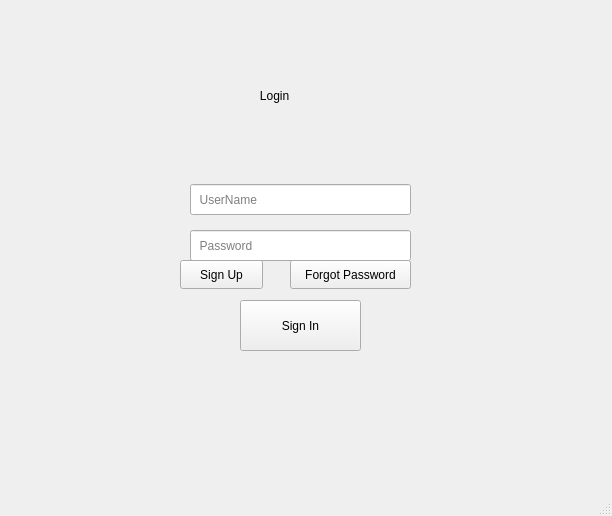
<?xml version="1.0" encoding="UTF-8"?>
<ui version="4.0">
 <class>MainWindow</class>
 <widget class="QMainWindow" name="MainWindow">
  <property name="geometry">
   <rect>
    <x>0</x>
    <y>0</y>
    <width>612</width>
    <height>516</height>
   </rect>
  </property>
  <property name="windowTitle">
   <string>MainWindow</string>
  </property>
  <widget class="QWidget" name="centralwidget">
   <widget class="QLineEdit" name="lineEdit_UserName">
    <property name="geometry">
     <rect>
      <x>190</x>
      <y>184</y>
      <width>221</width>
      <height>31</height>
     </rect>
    </property>
    <property name="toolTipDuration">
     <number>-1</number>
    </property>
    <property name="layoutDirection">
     <enum>Qt::LeftToRight</enum>
    </property>
    <property name="text">
     <string/>
    </property>
    <property name="cursorPosition">
     <number>0</number>
    </property>
    <property name="placeholderText">
     <string>  UserName</string>
    </property>
   </widget>
   <widget class="QLineEdit" name="lineEdit_Password">
    <property name="geometry">
     <rect>
      <x>190</x>
      <y>230</y>
      <width>221</width>
      <height>31</height>
     </rect>
    </property>
    <property name="acceptDrops">
     <bool>true</bool>
    </property>
    <property name="echoMode">
     <enum>QLineEdit::Password</enum>
    </property>
    <property name="cursorPosition">
     <number>0</number>
    </property>
    <property name="placeholderText">
     <string>  Password</string>
    </property>
   </widget>
   <widget class="QLabel" name="label">
    <property name="geometry">
     <rect>
      <x>378</x>
      <y>184</y>
      <width>38</width>
      <height>32</height>
     </rect>
    </property>
    <property name="styleSheet">
     <string notr="true">image: url(:/Login/login4.png);</string>
    </property>
    <property name="text">
     <string/>
    </property>
   </widget>
   <widget class="QLabel" name="label_Password">
    <property name="geometry">
     <rect>
      <x>380</x>
      <y>230</y>
      <width>31</width>
      <height>31</height>
     </rect>
    </property>
    <property name="styleSheet">
     <string notr="true">image: url(:/Login/Login5.png);</string>
    </property>
    <property name="text">
     <string/>
    </property>
   </widget>
   <widget class="QLabel" name="label_Login">
    <property name="geometry">
     <rect>
      <x>220</x>
      <y>0</y>
      <width>211</width>
      <height>191</height>
     </rect>
    </property>
    <property name="styleSheet">
     <string notr="true">image: url(:/Login/Login12.png);
font: 18pt &quot;Segoe UI&quot;;</string>
    </property>
    <property name="text">
     <string>            Login  </string>
    </property>
   </widget>
   <widget class="QLabel" name="label_Rain">
    <property name="geometry">
     <rect>
      <x>290</x>
      <y>-10</y>
      <width>321</width>
      <height>481</height>
     </rect>
    </property>
    <property name="styleSheet">
     <string notr="true">image: url(:/Login/Login11.png);</string>
    </property>
    <property name="text">
     <string/>
    </property>
   </widget>
   <widget class="QPushButton" name="pushButton_Signup">
    <property name="geometry">
     <rect>
      <x>180</x>
      <y>260</y>
      <width>83</width>
      <height>29</height>
     </rect>
    </property>
    <property name="cursor">
     <cursorShape>PointingHandCursor</cursorShape>
    </property>
    <property name="styleSheet">
     <string notr="true">gridline-color: rgb(170, 0, 0);</string>
    </property>
    <property name="text">
     <string>Sign Up</string>
    </property>
   </widget>
   <widget class="QPushButton" name="pushButton_Forgotpassword">
    <property name="geometry">
     <rect>
      <x>290</x>
      <y>260</y>
      <width>121</width>
      <height>29</height>
     </rect>
    </property>
    <property name="cursor">
     <cursorShape>PointingHandCursor</cursorShape>
    </property>
    <property name="styleSheet">
     <string notr="true">gridline-color: rgb(170, 0, 0);</string>
    </property>
    <property name="text">
     <string>Forgot Password</string>
    </property>
   </widget>
   <widget class="QPushButton" name="pushButton_SignIn">
    <property name="geometry">
     <rect>
      <x>240</x>
      <y>300</y>
      <width>121</width>
      <height>51</height>
     </rect>
    </property>
    <property name="cursor">
     <cursorShape>PointingHandCursor</cursorShape>
    </property>
    <property name="text">
     <string>Sign In</string>
    </property>
   </widget>
  </widget>
  <widget class="QMenuBar" name="menubar">
   <property name="geometry">
    <rect>
     <x>0</x>
     <y>0</y>
     <width>612</width>
     <height>25</height>
    </rect>
   </property>
  </widget>
  <widget class="QStatusBar" name="statusbar"/>
 </widget>
 <resources/>
 <connections/>
</ui>
